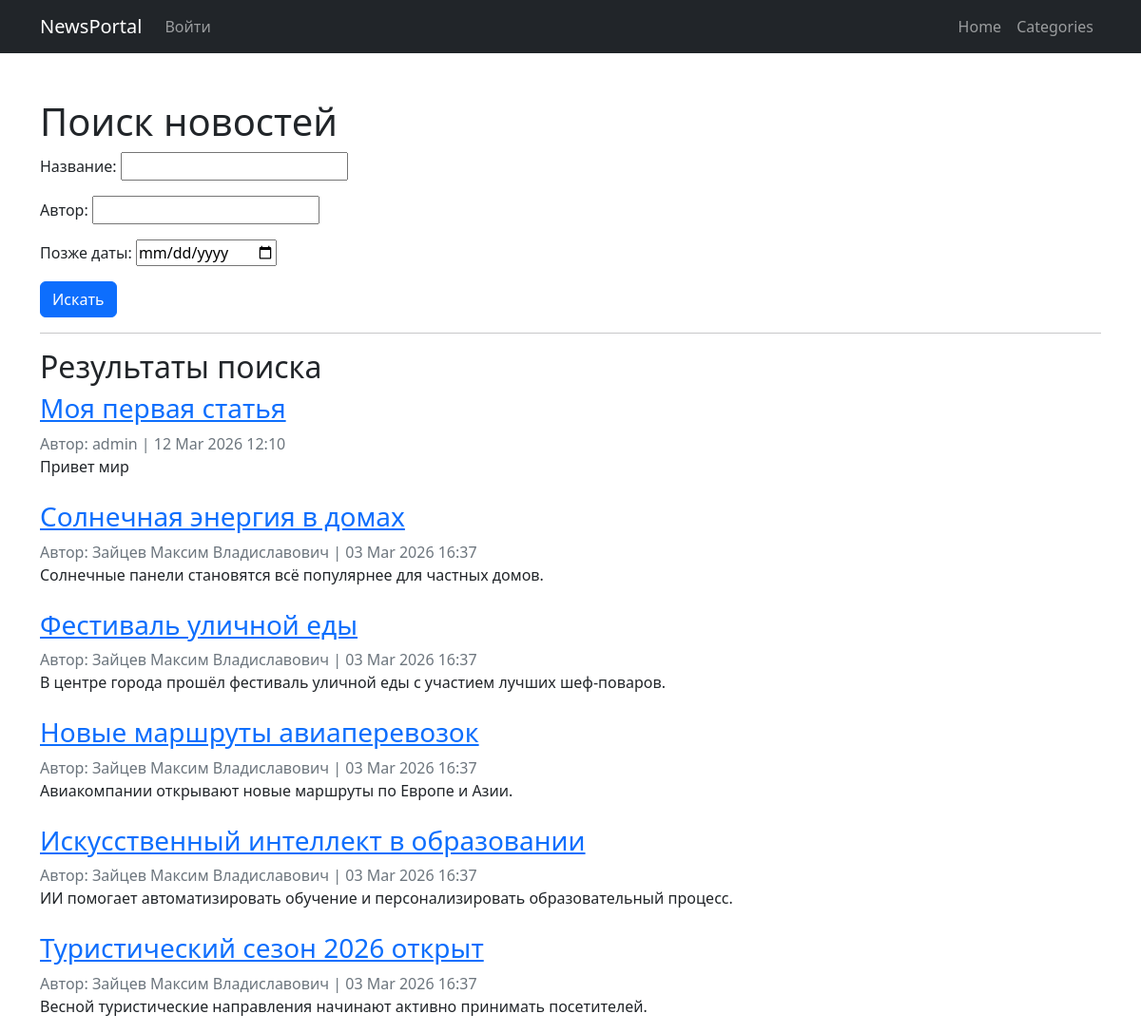
The page /news/search/ (upper part) on the database as committed earlier.
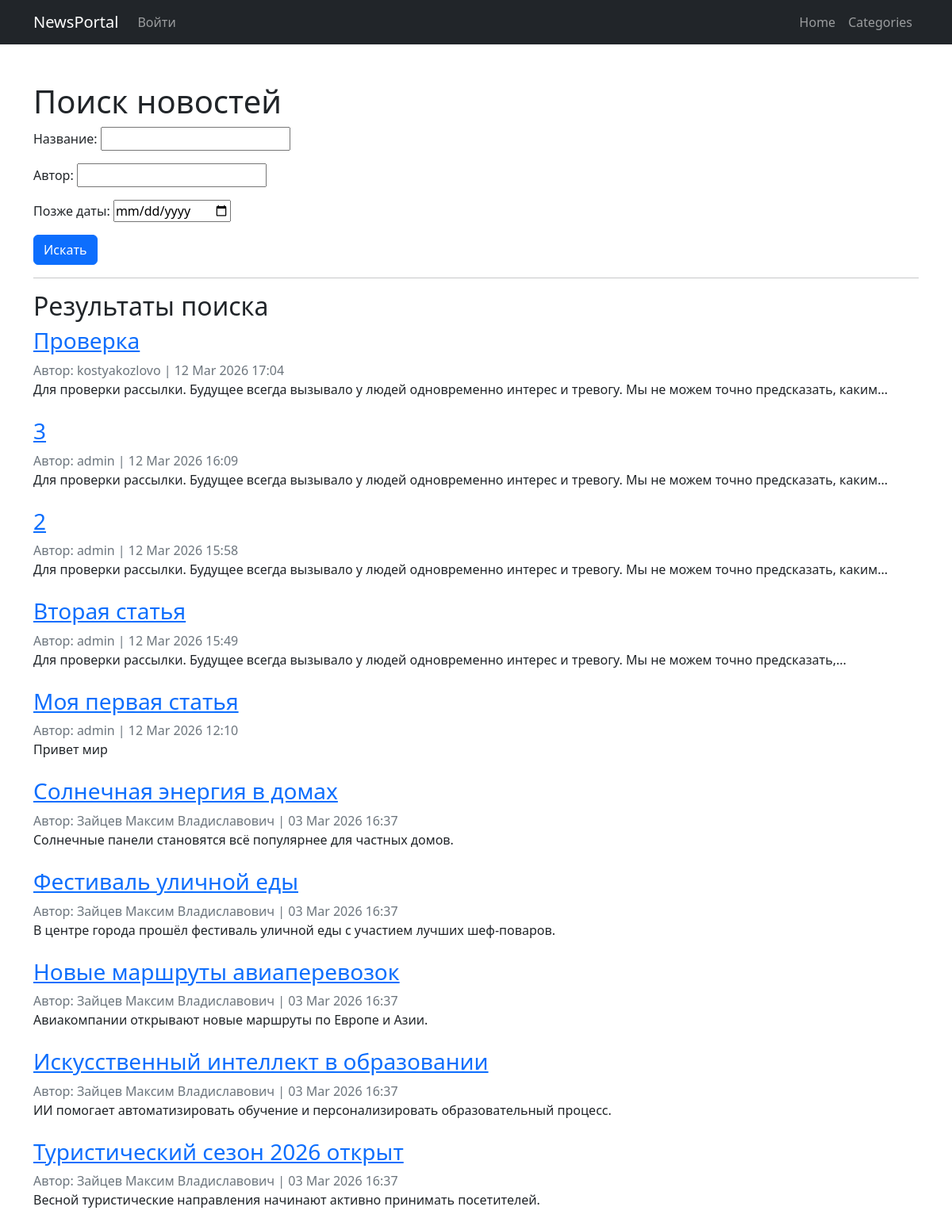
The same page on the database as committed later.
### NewsPortal/models.py (models this page shows, shortened)
class Post(models.Model):
    name = models.CharField(max_length=50)
    author = models.ForeignKey(Author, on_delete=models.CASCADE)
    type_post = models.CharField(max_length=20, choices=POST_CHOICES)
    time_create = models.DateTimeField(auto_now_add=True)
    categories = models.ManyToManyField(Categories, through='PostCategories')
    content = models.TextField()
    rating_post = models.IntegerField(default=0)
    def preview(self):
        snippet = self.content[:124]
        if len(self.content) > 124:
            snippet = snippet.rsplit(' ', 1)[0]
            return snippet + '...'
        return snippet

class Author(models.Model):
    user = models.OneToOneField(User, on_delete=models.CASCADE)
    rating_author = models.IntegerField(default=0)

### NewsPortal/views.py (the view)
# urls.py: path('news/search/', PostSearchView.as_view(), name='post_search'),
class PostSearchView(ListView):
    model = Post
    template_name = 'post_search.html'
    context_object_name = 'posts'  # используем posts для совместимости
    def get_queryset(self):
        self.filter = PostFilter(self.request.GET, queryset=Post.objects.all().order_by('-time_create'))
        return self.filter.qs  # возвращаем отфильтрованные объекты
    def get_context_data(self, **kwargs):
        context = super().get_context_data(**kwargs)
        context['filter'] = self.filter  # передаём фильтр в шаблон
        return context

### NewsPortal/templatetags/custom_filters.py (called while the page is built)
@register.filter
def censor(value):
    if not isinstance(value, str):
        return value
    pattern = r'\b(' + '|'.join(re.escape(word) for word in BAD_WORDS) + r')\b'
    def replace_with_stars(match):
        word = match.group()
        return word[0] + '*' * (len(word) - 1)
    return re.sub(pattern, replace_with_stars, value, flags=re.IGNORECASE)

### templates/post_search.html (shortened to what this page needs)
{% extends 'flatpages/default.html' %}
{% load custom_filters %}
{% block content %}
<h1>Поиск новостей</h1>
<form method="get">
    {{ filter.form.as_p }}
    <button type="submit" class="btn btn-primary">Искать</button>
</form>
<hr>
<h2>Результаты поиска</h2>
{% for post in filter.qs %}
<article class="mb-4">
    <h3><a href="{% url 'post_detail' post.pk %}">{{ post.name }}</a></h3>
    <div class="text-muted">
        Автор: {{ post.author.user.username }} | {{ post.time_create|date:"d M Y H:i" }}
    </div>
    <p>{{ post.preview|censor }}</p>
</article>
{% empty %}
<p>Постов не найдено.</p>
{% endfor %}
{% endblock %}

Rows that differ between the two databases and show on the page:
added Post: name "Проверка", author.user.username "kostyakozlovo", time_create "12 Mar 2026 17:04", preview|censor "Для проверки рассылки. Будущее всегда вызывало у людей одновременно интерес и тревогу. Мы не можем точно предсказать, каким..."
added Post: name "3", author.user.username "admin", time_create "12 Mar 2026 16:09", preview|censor "Для проверки рассылки. Будущее всегда вызывало у людей одновременно интерес и тревогу. Мы не можем точно предсказать, каким..."
added Post: name "2", author.user.username "admin", time_create "12 Mar 2026 15:58", preview|censor "Для проверки рассылки. Будущее всегда вызывало у людей одновременно интерес и тревогу. Мы не можем точно предсказать, каким..."
added Post: name "Вторая статья", author.user.username "admin", time_create "12 Mar 2026 15:49", preview|censor "Для проверки рассылки. Будущее всегда вызывало у людей одновременно интерес и тревогу. Мы не можем точно предсказать,..."
